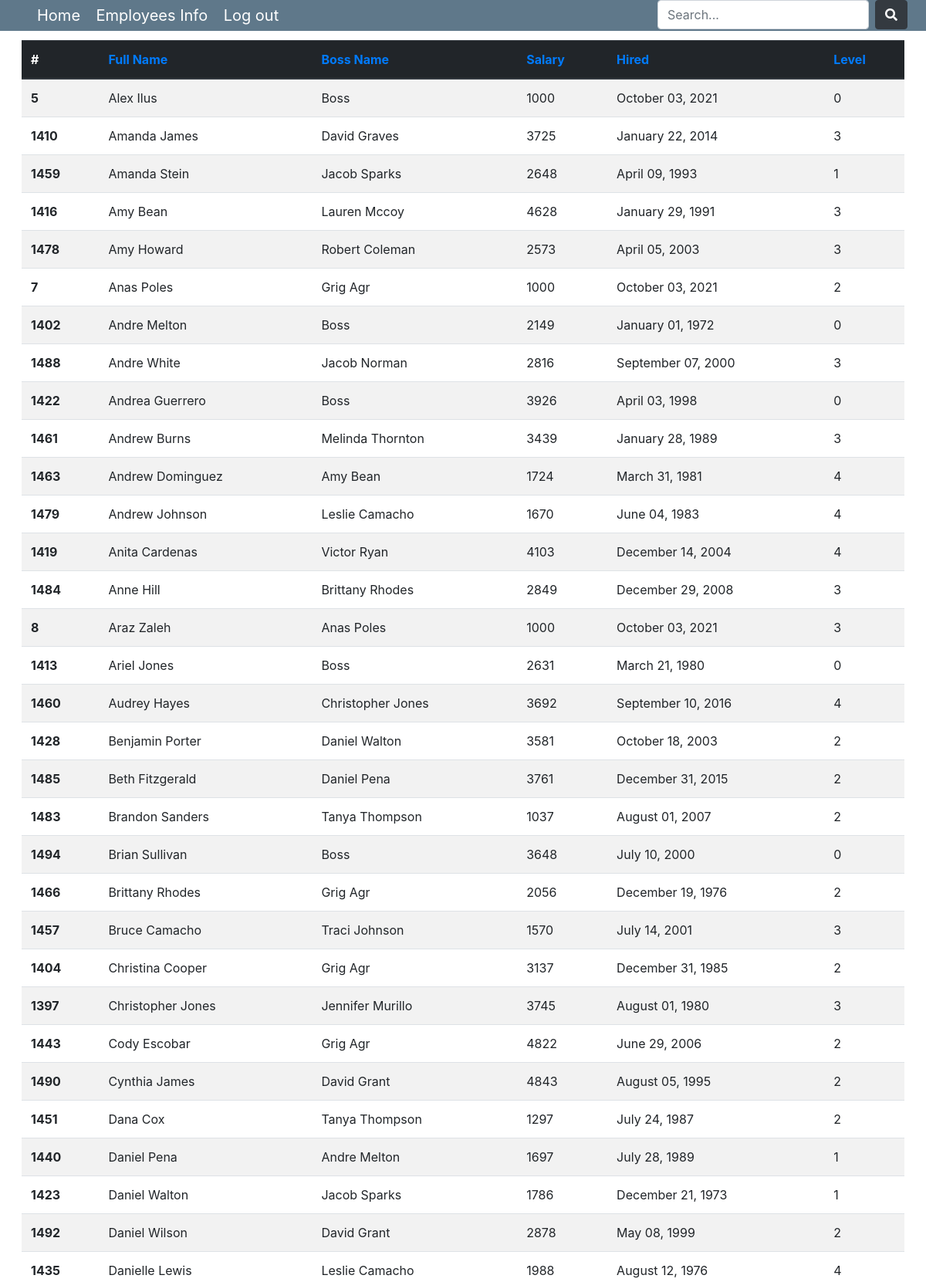
The app's page /employees/?order_by=full_name (signed in, upper part) with its own data.
### employee/models.py (models this page shows, shortened)
class EmployeeTree(MPTTModel):
    class Meta():
        db_table = 'employee_tree'
        verbose_name = 'Сотрудник'
        verbose_name_plural = 'Сотрудники'
    full_name = models.CharField(max_length=150)
    level = models.IntegerField()
    hired_at = models.DateField()
    salary = models.IntegerField()
    parent = TreeForeignKey('self', null=True, blank=True, related_name='children', on_delete=models.CASCADE) # надо поменять CASCADE и подумать как реализовать отвязку от родителя.
    class MPTTMeta:
        order_insertion_by = ['full_name']

### employee/views.py (the view)
# urls.py: path('employees/', EmployeesListView.as_view(), name="employees-detail"),
class EmployeesListView(LoginRequiredMixin, ListView):
    model = EmployeeTree
    template_name = "employee/employees.html"  # <app>/<model>_<viewtype>.html
    context_object_name = "employees"
    def get(self, request, *args, **kwargs):
        if request.is_ajax():
            data = serializers.serialize('json', self.get_queryset(),
                                         fields=['full_name', 'parent', 'salary', 'hired_at', 'level'])
            print(data)
            return HttpResponse(data, content_type='application/json')
        else:
            return super().get(self, request, *args, **kwargs)
    def get_ordering(self):
        self.ordering = self.request.GET.get('order_by')
        return self.ordering
    def get_queryset(self):
        if self.request.GET.get('s'):
            search = self.request.GET.get('s')
            if search.isdigit():
                return super().get_queryset().filter(Q(pk=search) | Q(level=search) | Q(salary=search))
            elif search.isalpha() or ''.join(search.split()).isalpha():  # Либо введено имя/фамилия, либо и то и то
                return super().get_queryset().filter(full_name__icontains=search)
            else:  # Сюда попадаем если search содержит знаки
                try:
                    date = parse(search).date()
                    return super().get_queryset().filter(hired_at=date)
                except dateutil.parser.ParserError:
                    return None
        else:
            return super().get_queryset()

### employee/templates/employee/employees.html (shortened to what this page needs)
<!DOCTYPE html>
<html lang="en">
<head>
    {% load static %}
    <link rel="stylesheet" type="text/css" href="{% static 'employee/style.css' %}">
    <link rel="stylesheet" type="text/css" href="{% static 'employee/main.css' %}">
    <link rel="stylesheet" href="https://maxcdn.bootstrapcdn.com/bootstrap/4.0.0/css/bootstrap.min.css"
>
    <link rel="stylesheet" type="text/css"
          href="https://cdnjs.cloudflare.com/ajax/libs/font-awesome/5.15.4/css/all.min.css">
</head>
<body>
{% include 'inc/_nav.html' %}
<table class="table table-striped mt-4">
    <thead class="thead-dark">
    <tr>
        <th scope="col">#</th>
        <th scope="col"><a href="?order_by=full_name">Full Name</a></th>
        <th scope="col"><a href="?order_by=parent">Boss Name</a></th>
        <th scope="col"><a href="?order_by=-salary">Salary</a></th>
        <th scope="col"><a href="?order_by=hired_at">Hired</a></th>
        <th scope="col"><a href="?order_by=level">Level</a></th>
    </tr>
    </thead>
    <tbody>
    {% for employee in employees %}
    <tr>
        <th scope="row">{{employee.id}}</th>
        <td>{{ employee.full_name }}</td>
        {% if employee.parent %}
        <td>{{ employee.parent.full_name }}</td>
        {% else %}
        <td>Boss</td>
        {% endif %}
        <td>{{ employee.salary }}</td>
        <td>{{ employee.hired_at|date:"F d, Y" }}</td>
        <td>{{ employee.level }}</td>
    </tr>
    {% endfor %}
    </tbody>
</table>
</body>
</html>

### static/employee/style.css (style rules this page uses)
html { margin: 0; padding: 0; }
body { font-size: 100%; margin: 0; padding: 1.75em; font-family: 'Helvetica Neue', Arial, sans-serif; }
a { color: #2996cc; }

### static/employee/main.css (style rules this page uses)
body { background: #fafafa; color: #333333; margin-top: 5rem; }

### records on screen
EmployeeTree: id "5", full_name "Alex Ilus", shows "Boss", salary "1000", hired_at "October 03, 2021", level "0"
EmployeeTree: id "1410", full_name "Amanda James", parent.full_name "David Graves", salary "3725", hired_at "January 22, 2014", level "3"
EmployeeTree: id "1459", full_name "Amanda Stein", parent.full_name "Jacob Sparks", salary "2648", hired_at "April 09, 1993", level "1"
EmployeeTree: id "1416", full_name "Amy Bean", parent.full_name "Lauren Mccoy", salary "4628", hired_at "January 29, 1991", level "3"
EmployeeTree: id "1478", full_name "Amy Howard", parent.full_name "Robert Coleman", salary "2573", hired_at "April 05, 2003", level "3"
EmployeeTree: id "7", full_name "Anas Poles", parent.full_name "Grig Agr", salary "1000", hired_at "October 03, 2021", level "2"
EmployeeTree: id "1402", full_name "Andre Melton", shows "Boss", salary "2149", hired_at "January 01, 1972", level "0"
EmployeeTree: id "1488", full_name "Andre White", parent.full_name "Jacob Norman", salary "2816", hired_at "September 07, 2000", level "3"
EmployeeTree: id "1422", full_name "Andrea Guerrero", shows "Boss", salary "3926", hired_at "April 03, 1998", level "0"
EmployeeTree: id "1461", full_name "Andrew Burns", parent.full_name "Melinda Thornton", salary "3439", hired_at "January 28, 1989", level "3"
EmployeeTree: id "1463", full_name "Andrew Dominguez", parent.full_name "Amy Bean", salary "1724", hired_at "March 31, 1981", level "4"
EmployeeTree: id "1479", full_name "Andrew Johnson", parent.full_name "Leslie Camacho", salary "1670", hired_at "June 04, 1983", level "4"
EmployeeTree: id "1419", full_name "Anita Cardenas", parent.full_name "Victor Ryan", salary "4103", hired_at "December 14, 2004", level "4"
EmployeeTree: id "1484", full_name "Anne Hill", parent.full_name "Brittany Rhodes", salary "2849", hired_at "December 29, 2008", level "3"
EmployeeTree: id "8", full_name "Araz Zaleh", parent.full_name "Anas Poles", salary "1000", hired_at "October 03, 2021", level "3"
EmployeeTree: id "1413", full_name "Ariel Jones", shows "Boss", salary "2631", hired_at "March 21, 1980", level "0"
EmployeeTree: id "1460", full_name "Audrey Hayes", parent.full_name "Christopher Jones", salary "3692", hired_at "September 10, 2016", level "4"
EmployeeTree: id "1428", full_name "Benjamin Porter", parent.full_name "Daniel Walton", salary "3581", hired_at "October 18, 2003", level "2"
EmployeeTree: id "1485", full_name "Beth Fitzgerald", parent.full_name "Daniel Pena", salary "3761", hired_at "December 31, 2015", level "2"
EmployeeTree: id "1483", full_name "Brandon Sanders", parent.full_name "Tanya Thompson", salary "1037", hired_at "August 01, 2007", level "2"
EmployeeTree: id "1494", full_name "Brian Sullivan", shows "Boss", salary "3648", hired_at "July 10, 2000", level "0"
EmployeeTree: id "1466", full_name "Brittany Rhodes", parent.full_name "Grig Agr", salary "2056", hired_at "December 19, 1976", level "2"
EmployeeTree: id "1457", full_name "Bruce Camacho", parent.full_name "Traci Johnson", salary "1570", hired_at "July 14, 2001", level "3"
EmployeeTree: id "1404", full_name "Christina Cooper", parent.full_name "Grig Agr", salary "3137", hired_at "December 31, 1985", level "2"
EmployeeTree: id "1397", full_name "Christopher Jones", parent.full_name "Jennifer Murillo", salary "3745", hired_at "August 01, 1980", level "3"
EmployeeTree: id "1443", full_name "Cody Escobar", parent.full_name "Grig Agr", salary "4822", hired_at "June 29, 2006", level "2"
EmployeeTree: id "1490", full_name "Cynthia James", parent.full_name "David Grant", salary "4843", hired_at "August 05, 1995", level "2"
EmployeeTree: id "1451", full_name "Dana Cox", parent.full_name "Tanya Thompson", salary "1297", hired_at "July 24, 1987", level "2"
EmployeeTree: id "1440", full_name "Daniel Pena", parent.full_name "Andre Melton", salary "1697", hired_at "July 28, 1989", level "1"
EmployeeTree: id "1423", full_name "Daniel Walton", parent.full_name "Jacob Sparks", salary "1786", hired_at "December 21, 1973", level "1"
EmployeeTree: id "1492", full_name "Daniel Wilson", parent.full_name "David Grant", salary "2878", hired_at "May 08, 1999", level "2"
EmployeeTree: id "1435", full_name "Danielle Lewis", parent.full_name "Leslie Camacho", salary "1988", hired_at "August 12, 1976", level "4"
